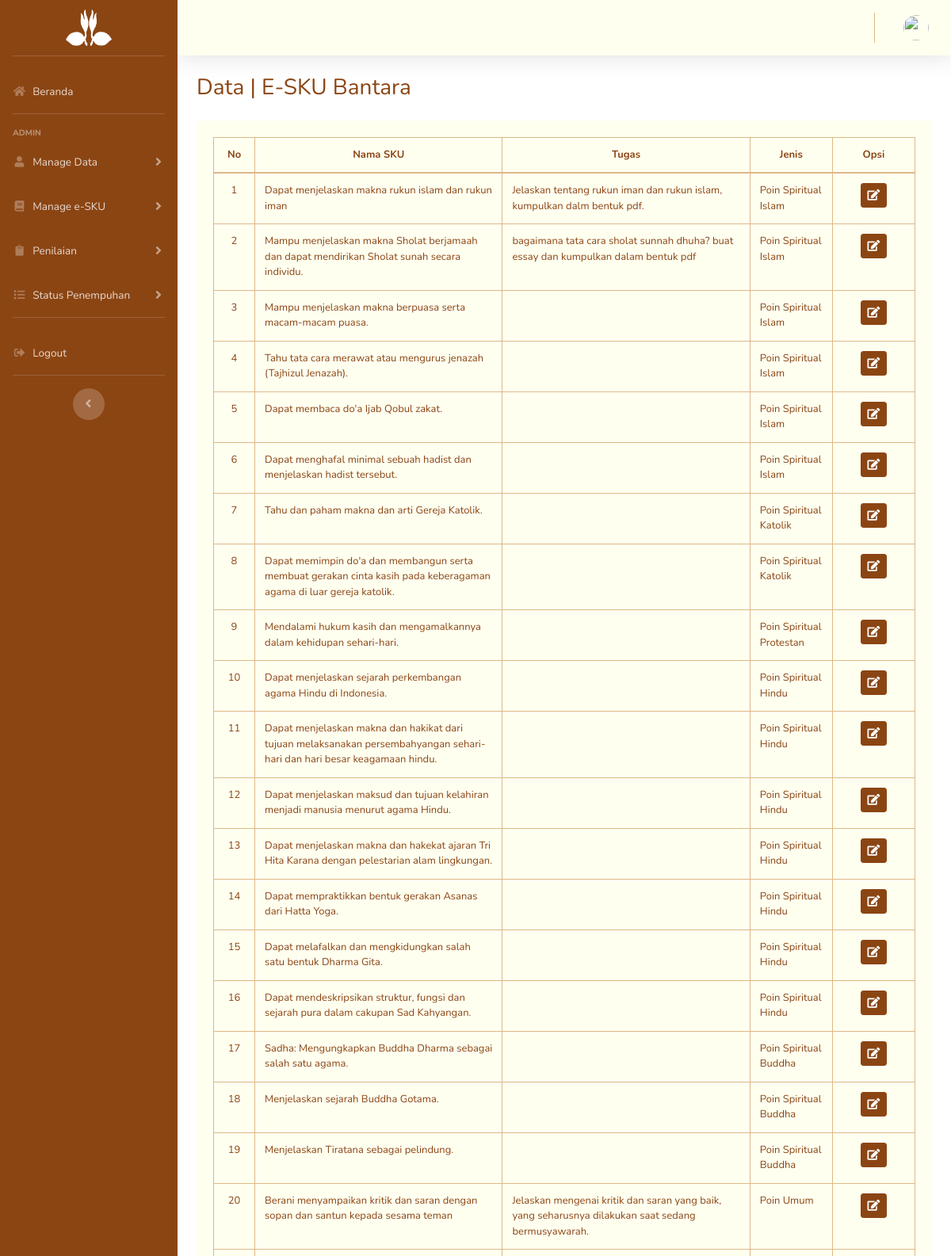
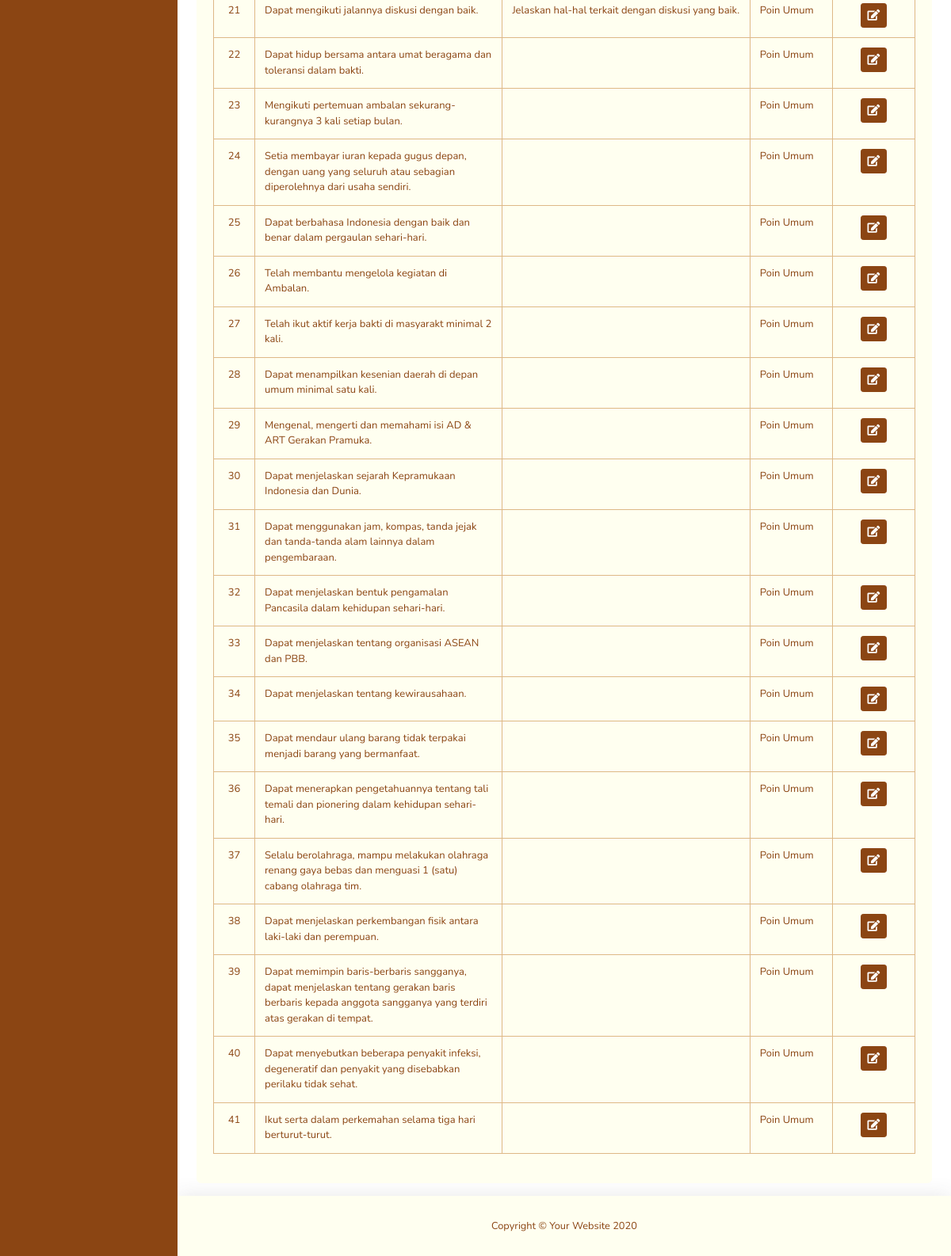
Page /index.php/admin/esku_bantara on the committed database (2 pictures, top to bottom).
### tables this page shows
CREATE TABLE `sku_` (
  `id_sku` int(11) NOT NULL,
  `id_gol` int(11) NOT NULL,
  `jenis_sku` int(11) NOT NULL,
  `nama_sku` varchar(500) NOT NULL,
  `tugas_` varchar(600) NOT NULL
);

### application/controllers/admin/Esku_bantara.php (called while the page is built, shortened)
<?php
class Esku_bantara extends CI_Controller
{
    function __construct()
    {
        $this->load->model('admin_m');
        $this->load->model('sku_bm');
        $this->load->model('auth_m');
    }
    public function index()
    {
        $data['title'] = 'Data | E-SKU Bantara';
        $data['user'] = $this->db->get_where('admin_', ['username_adm' =>
        $this->session->userdata('username_adm')])->row_array();
        $data['data_'] = $this->sku_bm->data_sku();
        $this->load->view('admin/esku_/esku_btr', $data);
    }
}

### index.php (called while the page is built, shortened)
<?php
require_once BASEPATH.'core/CodeIgniter.php';

### application/models/Sku_bm.php (called while the page is built, shortened)
<?php
class Sku_bm extends CI_Model
{
    function data_sku()
    {
        $this->db->select('*');
        $this->db->from('sku_');
        $this->db->where('id_gol', '2');
        $query = $this->db->get();
        return $query->result();
    }
}

### application/views/admin/esku_/esku_btr.php (the view, shortened to what this page needs)
<!DOCTYPE html>
<html lang="en">
<body id="page-top">
    <div id="content-wrapper" class="d-flex flex-column">
        <div id="content">
            <div class="container-fluid">
                <h1 class="h3 mb-4 text-ivory"><?= $title; ?></h1>
                <div class="card mb-3">
                    <div class="card-body">
                        <div class="table-responsive">
                            <table class="table table-bordered text-ivory" id="table-id" style="font-size:13px;">
                                <thead>
                                    <tr>
                                        <th class="text-center" style="width: 5%;">No</th>
                                        <th class="text-center" style="width: 30%;">Nama SKU</th>
                                        <th class="text-center" style="width: 30%;">Tugas</th>
                                        <th class="text-center" style="width: 10%;">Jenis</th>
                                        <th class="text-center" style="width: 10%;">Opsi</th>
                                    </tr>
                                </thead>
                                <tbody>
                                    <?php $i = 1;
                                    foreach ($data_ as $data) : ?>
                                    <tr>
                                        <td class="text-center">
                                            <?php echo $i++;
                                                ?>
                                        </td>
                                        <td>
                                            <?php echo $data->nama_sku;
                                                ?>
                                        </td>
                                        <td>
                                            <?php echo $data->tugas_ ?>
                                        </td>
                                        <td>
                                            <?php if ($data->jenis_sku == '1') {
                                                    echo "Poin Spiritual Islam";
                                                } elseif ($data->jenis_sku == '2') {
                                                    echo "Poin Spiritual Hindu";
                                                } elseif ($data->jenis_sku == '3') {
                                                    echo "Poin Spiritual Buddha";
                                                } elseif ($data->jenis_sku == '4') {
                                                    echo "Poin Spiritual Katolik";
                                                } elseif ($data->jenis_sku == '5') {
                                                    echo "Poin Spiritual Protestan";
                                                } elseif ($data->jenis_sku == '6') {
                                                    echo "Poin Umum";
                                                } elseif ($data->jenis_sku == '7') {
                                                    echo "Lainnya";
                                                } ?>
                                        </td>
                                        <td class="text-center">
                                            <a href="#" class="tombol-edit btn btn-primary btn-sm" role="button"
                                                data-toggle="modal" data-target="#edit<?php echo $data->id_sku ?>"><i
                                                    class="fas fa-edit"></i></a>
                                        </td>
                                    </tr>
                                    <?php endforeach; ?>
                                </tbody>
                            </table>
                        </div>
                    </div>
                </div>
            </div>
        </div>

### rows in the picture
sku_: nama_sku "Dapat menjelaskan makna rukun islam dan rukun iman", tugas_ "Jelaskan tentang rukun iman dan rukun islam, kumpulkan dalm bentuk pdf.", shows "Poin Spiritual Islam"
sku_: nama_sku "Mampu menjelaskan makna Sholat berjamaah dan dapat mendirikan Sholat sunah secara individu.", tugas_ "bagaimana tata cara sholat sunnah dhuha? buat essay dan kumpulkan dalam bentuk pdf", shows "Poin Spiritual Islam"
sku_: nama_sku "Mampu menjelaskan makna berpuasa serta macam-macam puasa.", shows "Poin Spiritual Islam"
sku_: nama_sku "Tahu tata cara merawat atau mengurus jenazah (Tajhizul Jenazah).", shows "Poin Spiritual Islam"
sku_: nama_sku "Dapat membaca do'a Ijab Qobul zakat.", shows "Poin Spiritual Islam"
sku_: nama_sku "Dapat menghafal minimal sebuah hadist dan menjelaskan hadist tersebut.", shows "Poin Spiritual Islam"
sku_: nama_sku "Tahu dan paham makna dan arti Gereja Katolik.", shows "Poin Spiritual Katolik"
sku_: nama_sku "Dapat memimpin do'a dan membangun serta membuat gerakan cinta kasih pada keberagaman agama di luar gereja katolik.", shows "Poin Spiritual Katolik"
sku_: nama_sku "Mendalami hukum kasih dan mengamalkannya dalam kehidupan sehari-hari.", shows "Poin Spiritual Protestan"
sku_: nama_sku "Dapat menjelaskan sejarah perkembangan agama Hindu di Indonesia.", shows "Poin Spiritual Hindu"
sku_: nama_sku "Dapat menjelaskan makna dan hakikat dari tujuan melaksanakan persembahyangan sehari-hari dan hari besar keagamaan hindu.", shows "Poin Spiritual Hindu"
sku_: nama_sku "Dapat menjelaskan maksud dan tujuan kelahiran menjadi manusia menurut agama Hindu.", shows "Poin Spiritual Hindu"
sku_: nama_sku "Dapat menjelaskan makna dan hakekat ajaran Tri Hita Karana dengan pelestarian alam lingkungan.", shows "Poin Spiritual Hindu"
sku_: nama_sku "Dapat mempraktikkan bentuk gerakan Asanas dari Hatta Yoga.", shows "Poin Spiritual Hindu"
sku_: nama_sku "Dapat melafalkan dan mengkidungkan salah satu bentuk Dharma Gita.", shows "Poin Spiritual Hindu"
sku_: nama_sku "Dapat mendeskripsikan struktur, fungsi dan sejarah pura dalam cakupan Sad Kahyangan.", shows "Poin Spiritual Hindu"
sku_: nama_sku "Sadha: Mengungkapkan Buddha Dharma sebagai salah satu agama.", shows "Poin Spiritual Buddha"
sku_: nama_sku "Menjelaskan sejarah Buddha Gotama.", shows "Poin Spiritual Buddha"
sku_: nama_sku "Menjelaskan Tiratana sebagai pelindung.", shows "Poin Spiritual Buddha"
sku_: nama_sku "Berani menyampaikan kritik dan saran dengan sopan dan santun kepada sesama teman", tugas_ "Jelaskan mengenai kritik dan saran yang baik, yang seharusnya dilakukan saat sedang bermusyawarah.", shows "Poin Umum"
sku_: nama_sku "Dapat mengikuti jalannya diskusi dengan baik.", tugas_ "Jelaskan hal-hal terkait dengan diskusi yang baik.", shows "Poin Umum"
sku_: nama_sku "Dapat hidup bersama antara umat beragama dan toleransi dalam bakti.", shows "Poin Umum"
sku_: nama_sku "Mengikuti pertemuan ambalan sekurang-kurangnya 3 kali setiap bulan.", shows "Poin Umum"
sku_: nama_sku "Setia membayar iuran kepada gugus depan, dengan uang yang seluruh atau sebagian diperolehnya dari usaha sendiri.", shows "Poin Umum"
sku_: nama_sku "Dapat berbahasa Indonesia dengan baik dan benar dalam pergaulan sehari-hari.", shows "Poin Umum"
sku_: nama_sku "Telah membantu mengelola kegiatan di Ambalan.", shows "Poin Umum"
sku_: nama_sku "Telah ikut aktif kerja bakti di masyarakt minimal 2 kali.", shows "Poin Umum"
sku_: nama_sku "Dapat menampilkan kesenian daerah di depan umum minimal satu kali.", shows "Poin Umum"
sku_: nama_sku "Mengenal, mengerti dan memahami isi AD & ART Gerakan Pramuka.", shows "Poin Umum"
sku_: nama_sku "Dapat menjelaskan sejarah Kepramukaan Indonesia dan Dunia.", shows "Poin Umum"
sku_: nama_sku "Dapat menggunakan jam, kompas, tanda jejak dan tanda-tanda alam lainnya dalam pengembaraan.", shows "Poin Umum"
sku_: nama_sku "Dapat menjelaskan bentuk pengamalan Pancasila dalam kehidupan sehari-hari.", shows "Poin Umum"
sku_: nama_sku "Dapat menjelaskan tentang organisasi ASEAN dan PBB.", shows "Poin Umum"
sku_: nama_sku "Dapat menjelaskan tentang kewirausahaan.", shows "Poin Umum"
sku_: nama_sku "Dapat mendaur ulang barang tidak terpakai menjadi barang yang bermanfaat.", shows "Poin Umum"
sku_: nama_sku "Dapat menerapkan pengetahuannya tentang tali temali dan pionering dalam kehidupan sehari-hari.", shows "Poin Umum"
sku_: nama_sku "Selalu berolahraga, mampu melakukan olahraga renang gaya bebas dan menguasi 1 (satu) cabang olahraga tim.", shows "Poin Umum"
sku_: nama_sku "Dapat menjelaskan perkembangan fisik antara laki-laki dan perempuan.", shows "Poin Umum"
sku_: nama_sku "Dapat memimpin baris-berbaris sangganya, dapat menjelaskan tentang gerakan baris berbaris kepada anggota sangganya yang terdiri atas gerakan di tempat.", shows "Poin Umum"
sku_: nama_sku "Dapat menyebutkan beberapa penyakit infeksi, degeneratif dan penyakit yang disebabkan perilaku tidak sehat.", shows "Poin Umum"
sku_: nama_sku "Ikut serta dalam perkemahan selama tiga hari berturut-turut.", shows "Poin Umum"

### other values in the picture
$title "Data | E-SKU Bantara"
